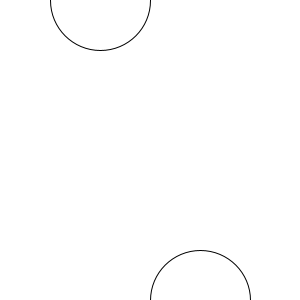
Frame 1 (no input)
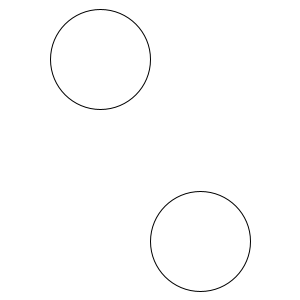
Frame 60 (the mouse pressed at the canvas centre just before this capture)
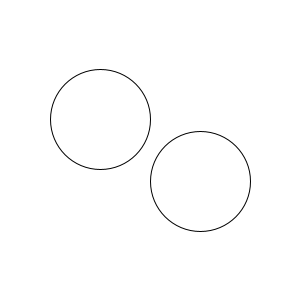
Frame 120 (the mouse held since frame 60 and released just before this capture)

The Processing sketch that drew these frames (run headless with seeded random() and noise(); from frame 60 on, the mouse is pressed at the canvas centre):

// Processing sketch: Animation_practice_6
// ── Animation_practice_6.pde
int x = 0;
int y = 300;
void setup() {
  size(300, 300);
}

void draw() {
  background(255);
  circle(100, x, 100);
  circle(200, y, 100);
  x = x + 1;
  y = y - 1;
  if(x > 350) {
    x = -50;
    y = 350;
  }
}
